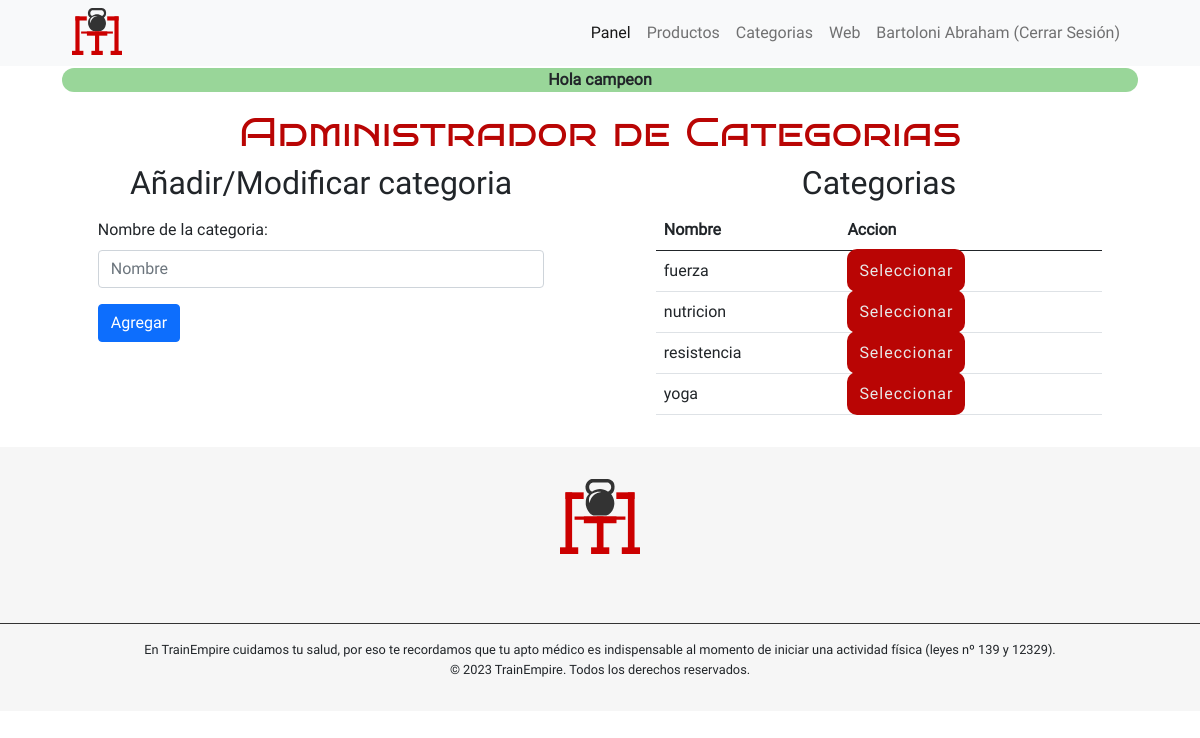
/sitio/admin/index.php?s=categorias (signed in), run on the app's committed database.
### tables this page shows
CREATE TABLE `usuarios` (
  `id_usuarios` int(10) UNSIGNED NOT NULL,
  `roles_fk` int(10) UNSIGNED NOT NULL,
  `email` varchar(255) NOT NULL,
  `password` varchar(255) NOT NULL,
  `username` varchar(45) DEFAULT NULL,
  `imagen` varchar(255) DEFAULT NULL
);

CREATE TABLE `categorias` (
  `id_categorias` int(10) UNSIGNED NOT NULL,
  `nombre` varchar(45) NOT NULL
);

### sitio/bootstrap/autoload.php (called while the page is built, shortened)
<?php
spl_autoload_register(function($nombreDeLaClase){
    $nombreDeLaClase = str_replace('\\', '/', $nombreDeLaClase);
    $rutaDeLaClase = __DIR__ . '/../clases/'. $nombreDeLaClase.'.php';
    $rutaDeLaClaseModelos = __DIR__ . '/../clases/modelos/'. $nombreDeLaClase.'.php';
    $rutaDeLaClaseAutenticacion = __DIR__ . '/../clases/autenticacion/'. $nombreDeLaClase.'.php';
});

### sitio/clases/autenticacion/Autenticacion.php (called while the page is built, shortened)
<?php
  require_once __DIR__ . '/../../bootstrap/autoload.php';
class Autenticacion{
    public function estaAutenticado():bool{
        return isset($_SESSION['id_usuarios']);
    }
    public function getUsuario(): ?Usuario{
        return (new Usuario)->porId($_SESSION['id_usuarios']);
    }
}

### sitio/clases/modelos/Modelo.php (called while the page is built, shortened)
<?php
require_once __DIR__ . '/../../bootstrap/autoload.php';
class Modelo{
    protected string $tabla = "";
    protected string $clavePrimaria = "";
    public function todo():array{
        $bd = BD::getConexion();
        $query = "SELECT * FROM " . $this->tabla;
        $stmt = $bd->prepare($query);
        $stmt->execute();
        $stmt->setFetchMode(PDO::FETCH_CLASS,static::class);
        return $stmt->fetchAll();
    }
    public function porId(int $id): ?static {
        $bd = BD::getConexion();
        $query = "SELECT * FROM " . $this->tabla . "
        WHERE " . $this->clavePrimaria . " = ?";
        $stmt = $bd->prepare($query);
        $stmt->execute([$id]);
        $stmt->setFetchMode(PDO::FETCH_CLASS, static::class);
        $instancia = $stmt->fetch();
        return $instancia;
    }
}

### sitio/clases/modelos/Usuario.php (called while the page is built, shortened)
<?php
class Usuario extends Modelo{
    private int $roles_fk;
    private ?string $username;
    public function getRolFk(): int
    {
        return $this->roles_fk;
    }
    public function getUsername(): ?string
    {
        return $this->username;
    }
}

### sitio/clases/modelos/Categorias.php (called while the page is built, shortened)
<?php
class Categorias extends Modelo{
    private int $id_categorias;
    private string $nombre;
    public function getNombre(): string{
        return $this->nombre;
    }
    public function getId(): string{
        return $this->id_categorias;
    }
}

### sitio/admin/secciones/categorias.php (the view, shortened to what this page needs)
<?php
$categorias = (new Categorias)->todo();
$id = isset($_GET['id'])? $_GET['id']: null;
if(isset($_SESSION['errores'])) {
    $errores = $_SESSION['errores'];
    unset($_SESSION['errores']);
} else {
    $errores = [];
}
if(isset($_SESSION['oldData'])) {
    $oldData = $_SESSION['oldData'];
    unset($_SESSION['oldData']);
} else {
    $oldData = [];
}
?>
<section>
    <h1>Administrador de Categorias</h1>
   <div class="admin-categorias">
   <section>
        <h2>Añadir/Modificar categoria</h2>
        <form action="acciones/administrar-categoria.php" method="post">
            <div class="row mt-3">
                <div class="col-md-12">
                    <label class="form-label" for="nombre">Nombre de la categoria:</label>
                    <input
                        type="text"
                        id="nombre"
                        name="nombre"
                        placeholder="Nombre"
                        class="form-control"
                        <?php if($id != null): ?>
                            value="<?= $categoria->getNombre()?>"
                        <?php else: ?>
                            value="<?= $oldData['nombre'] ?? null;?>"
                        <?php endif; ?>
                        <?php if(isset($errores['nombre'])): ?> aria-describedby="error-nombre" <?php endif; ?>>
                </div>
            </div>
            <div class="row mt-3">
                <div class="col-md-12">
                <?php if($id == null):?>
                    <button type="submit" class="btn btn-primary" name="accion" value="agregar">Agregar</button>
                <?php else:?>
                    <button type="submit" class="btn btn-warning" name="accion" value="editar">Editar</button>
                    <button type="submit" class="btn btn-danger" name="accion" value="eliminar">Eliminar</button>
                    <a href="../admin/index.php?s=categorias" class="btn btn-primary">Restaurar</a>
                <?php endif;?>
                </div>
            </div>
        </form>
    </section>
    <section>
        <h2>Categorias</h2>
            <table class="table">
            <thead class="thead-dark">
                <tr>
                    <th>Nombre</th>
                    <th>Accion</th>
                </tr>
            </thead>
            <tbody>
                <?php foreach ($categorias as $categoria):?>
                <tr>
                    <td><?=$categoria->getNombre();?></td>
                    <td>
                        <a href="index.php?s=categorias&id=<?= $categoria->getId();?>" class="btn-contacto">Seleccionar</a>
                    </td>
                </tr>
                <?php endforeach;?>
            </tbody>
        </table>
    </section>
   </div>
</section>

### sitio/admin/index.php (shortened to what this page needs)
<?php
  require_once __DIR__ . '/../bootstrap/autoload.php';
  $rutas = [
    'error' => [
     'title' => 'Página no encontrada',
    ],
    'dashboard' => [
      'title' => 'Tablero de Administracion',
      'requiereAutenticacion' => true
     ],
     'productos' => [
      'title' => 'Nuestros productos',
      'requiereAutenticacion' => true
     ],
     'anadir-planificaciones' => [
      'title' => 'Añadir planificacion',
      'requiereAutenticacion' => true
     ],
     'editar-planificaciones' => [
      'title' => 'Editar planificacion',
      'requiereAutenticacion' => true
     ],
     'eliminar-planificaciones' => [
      'title' => 'Eliminar planificacion',
      'requiereAutenticacion' => true
     ],
     'categorias' => [
      'title' => 'Nuestras categorias',
      'requiereAutenticacion' => true,
      'soloAdmin' => true
     ],
     'usuarios' => [
      'title' => 'Usuarios',
      'requiereAutenticacion' => true,
      'soloAdmin' => true
     ],
     'eliminar-usuario' => [
      'title' => 'Eliminar usuario',
      'requiereAutenticacion' => true,
      'soloAdmin' => true
     ],
     'iniciar-sesion' => [
      'title' => 'Ingresar al panel de administracion',
     ],
    ];
  $vista = $_GET['s'] ?? 'iniciar-sesion';
  $rutaOpciones = $rutas[$vista];
  $autenticacion = new Autenticacion();
  $soloAdmin = $rutaOpciones['soloAdmin'] ?? false;
  if($autenticacion->getUsuario()->getRolFk() === 3){
    $_SESSION['mensajeError'] = 'No posees permisos para visualizar este contenido';
    header('Location: ../index.php?s=home');
    exit;
  }
  if($soloAdmin && $autenticacion->getUsuario()->getRolFk() != 1){
    $_SESSION['mensajeError'] = 'Necesitas ser Administrador para visualizar este contenido';
    header('Location: index.php?s=dashboard');
    exit;
  }
?>
<!DOCTYPE html>
<html lang="es">
<head>
    <link rel="stylesheet" href="../estilos.css">
    <link rel="stylesheet" href="estilos_admin.css">
    <link rel="stylesheet" href="../css/bootstrap.min.css">
    <link rel="stylesheet" type="text/css" href="https://cdnjs.cloudflare.com/ajax/libs/font-awesome/5.15.1/css/all.min.css">
</head>
<body>
  <nav class="navbar navbar-expand-lg navbar-light bg-light">
    <div class="container-fluid">
      <span>TrainEmpire</span>
      <?php
    if($autenticacion->estaAutenticado()):
    ?>
      <div class="collapse navbar-collapse" id="navbarNav">
        <ul class="navbar-nav ms-auto">
          <li class="nav-item">
            <a class="nav-link active" aria-current="page" href="index.php?s=dashboard">Panel</a>
          </li>
          <?php if ($autenticacion->getUsuario()->getRolFk() === 1):?>
          <li class="nav-item">
            <a class="nav-link" href="index.php?s=productos">Productos</a>
          </li>
          <li class="nav-item">
            <a class="nav-link" href="index.php?s=categorias">Categorias</a>
          </li>
          <?php endif;?>
          <li class="nav-item">
            <a class="nav-link" href="../index.php">Web</a>
          </li>
          <li class="nav-item">
            <form action="acciones/cerrar-sesion.php" method="post">
              <button type="submit" class="nav-link"><?= $autenticacion->getUsuario()->getUsername()?$autenticacion->getUsuario()->getUsername():$autenticacion->getUsuario()->getEmail();?> (Cerrar Sesión)</button>
              </form>
          </li>
        </ul>
      </div>
      <?php endif;?>
    </div>
  </nav>
  <main class="container">
        <?php
        if(isset($_SESSION['mensajeExito'])):
        ?>
        <div class="msg-exito mb-3"><?= $_SESSION['mensajeExito']; ?></div>
        <?php
        endif;
        ?>
        <?php
        require_once __DIR__ . '/secciones/' . $vista . '.php';
        ?>
  </main>
  <footer class="footer">
    <h2 class="logo">TrainEmpire</h2>
     <div>
      <p>
        En TrainEmpire cuidamos tu salud, por eso te recordamos que tu apto médico es indispensable al momento de iniciar una actividad física (leyes nº 139 y 12329).
      </p>
      <p>
      &copy; 2023 TrainEmpire. Todos los derechos reservados.
      </p>
    </div>
  </footer>
</body>
</html>

### sitio/estilos.css (style rules this page uses)
:root { --color-primario: #e8e8e8; --color-primario2: #f6f6f6; --color-secundario: #990100; --color-secundario2:#b90504; --color-terciario: #333333; --tamano-fuente-grande: 4rem; --tamano-fuente-media: 1.5rem; --tamano-fuente-chica: 1rem; }
* { margin: 0; padding: 0; font-family: 'Roboto-Regular',Arial, Helvetica, sans-serif; scroll-behavior: smooth; -webkit-box-sizing: border-box; box-sizing: border-box; }
body { background-color: var(--color-primario); color: var(--color-terciario); }
body { overflow: hidden; }
body { overflow: auto; }
main { min-height: 43vh; }
nav span { margin-left: 5vw; display: block; height: 50px; width: 50px; background-image: url('assets/tp1_logo.svg'); background-repeat: no-repeat; text-indent: -9999em; }
nav ul { margin-right: 5vw ; }
.btn-contacto { border: 2px solid rgba(255,255,255,0.0); display: inline; color: var(--color-primario); padding: 10px; background-color: var(--color-secundario2); -webkit-border-radius: 10px; border-radius: 10px; margin-bottom: 4vh; text-decoration: none; letter-spacing: 1px; transition: all .5s; }
h1 { text-align: center; color: var(--color-secundario2); font-weight: bolder; font-family: 'Bruno Ace SC',Arial, Helvetica, sans-serif; }
h2 { font-size: var(--tamano-fuente-media); text-align: center; }
ul { list-style: none; }
.footer { background-color: var(--color-primario2); padding: 2em 0; margin-top: 1em; }
.logo { display: block; height: 80px; width: 80px; background-image: url('assets/tp1_logo.svg'); background-repeat: no-repeat; text-indent: -9999em; margin: 0 auto 2em; }
footer>div:last-of-type { border-top: 1px solid var(--color-terciario); padding-top: 2vh; margin-top: 2vh; }
footer>div:last-of-type p { margin: auto; text-align: center; font-size: .8em; }
.msg-error,.msg-exito { font-weight: bolder; text-align: center; border-radius: 25px; margin: 2px 20px; }
.msg-exito { background: #00990166; }

### sitio/admin/estilos_admin.css (style rules this page uses)
nav button { border: none; background: #f8f9fa; }
.admin-categorias { display: flex; justify-content: space-between; align-items: flex-start; }
.admin-categorias>section { width: 50%; margin: 0 5%; }

### data on the page
usuarios: username "Bartoloni Abraham"
categorias: nombre "fuerza"
categorias: nombre "nutricion"
categorias: nombre "resistencia"
categorias: nombre "yoga"

### other printed values
$_SESSION['mensajeExito'] "Hola campeon"
